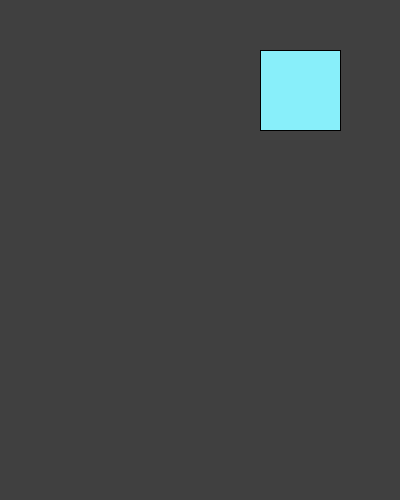
Frame 1 (no input)
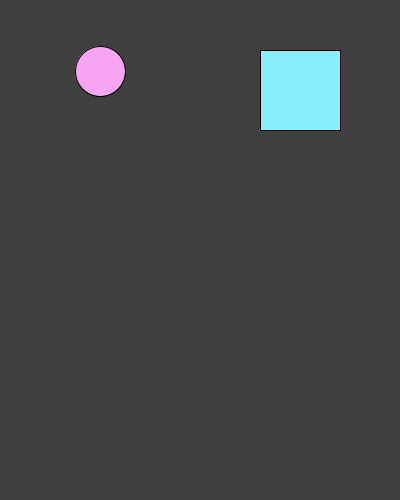
Frame 60 (the mouse pressed at the canvas centre just before this capture)
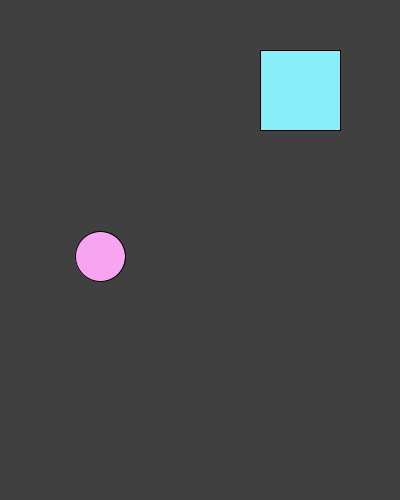
Frame 120 (the mouse held since frame 60 and released just before this capture)

The Processing sketch that drew these frames (run headless with seeded random() and noise(); from frame 60 on, the mouse is pressed at the canvas centre):

// Processing sketch: processing_58222
// ── processing_58222.pde

Button button;
int btnX = 260;
int btnY = 50;
int btnW = 80;
int btnH = 80;
boolean animate = true;
//---------------------------------------------------------------

void setup() {
  size(400, 500);
  smooth();
  button = new Button();
}

void draw() {
  background(64);
  button.ball();
  button.button();
  button.operate();
}
//---------------------------------------------------------------
class Button {
 

  float y;
  float speed;
  float gravity;
  color b;
  color c;

  Button() {
    y = -100;
    speed = 0;
    gravity = 0.1;
    b = color(136, 239, 250);
    c = color(247, 165, 242);
    
  }
//---------------------------------------------------------------

  void button () {
    fill(b);
    rect(btnX, btnY, btnW, btnH);
  }

  void ball() {
    fill(c);
    ellipse(width/4, y, 50, 50);
  }

  void operate() {
    if ( animate==true) {
      y = y + speed;
      speed = speed + gravity;
    }
    if ( y > height - 100) {
      speed *= - 0.9;
    }
  }
}
//---------------------------------------------------------------
void mousePressed() {
  if ( mouseX > btnX && mouseX < (btnX+btnW) 
    && mouseY > btnY && mouseY < (btnY+btnH)) {

    if (animate == true) {
      animate = false;
    }
    else {
      animate = true;
    }
  }
}
